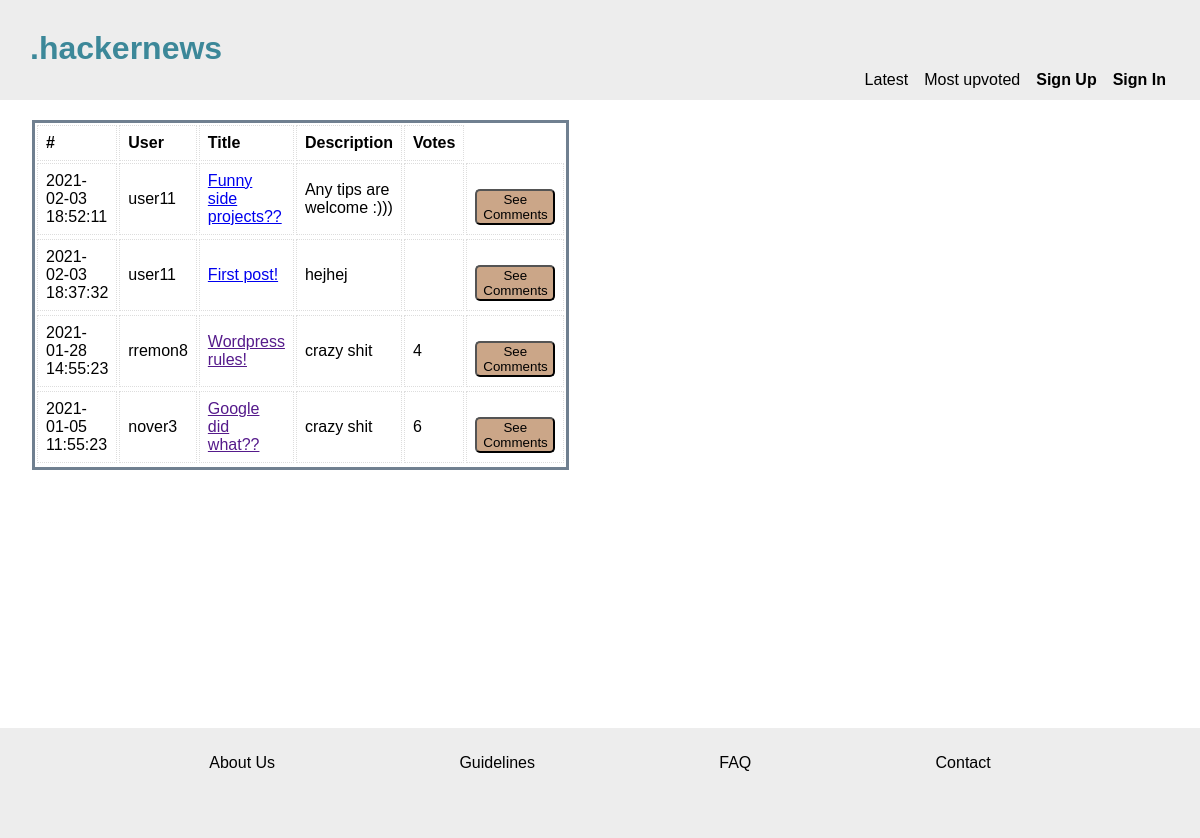
The page / on the database its author committed.
### tables this page shows
CREATE TABLE posts (
	id INTEGER PRIMARY KEY, 
	users_id INT NOT NULL, 
	author VARCHAR NOT NULL, 
	title VARCHAR, 
	description VARCHAR, 
	link VARCHAR, 
	upvotes INT, 
	published TIMESTAMP NOT NULL,  
	FOREIGN KEY (users_id) REFERENCES users( id), 
	FOREIGN KEY (author) REFERENCES users(username));

### app/functions.php (called while the page is built, shortened)
<?php
function getLatestPosts(PDO $pdo){
    $statement = $pdo->prepare('SELECT * FROM posts ORDER BY published DESC');
    $statement->execute();
    $posts = $statement->fetchAll(PDO::FETCH_ASSOC);
    return $posts;
}

### index.php (the view, shortened to what this page needs)
<?php
require __DIR__ . '/app/autoload.php';
require __DIR__ . '/views/header.php';
?>
<main class="boxXL">
    <table class="tablePosts">
        <?php if (isset($_GET['votes'])) {
            $posts = getTopPosts($pdo);
        } else {
            $posts = getLatestPosts($pdo);
        } ?>
        <tbody class="tbodyPost">
            <tr>
                <th>#</th>
                <th>User</th>
                <th>Title</th>
                <th>Description</th>
                <th>Votes</th>
            </tr>
            <?php foreach ($posts as $post) : ?>
                <tr>
                    <td><?php echo $post['published']; ?></td>
                    <td><?php echo $post['author']; ?></td>
                    <td><a href="<?php echo $post['link']; ?>"> <?php echo $post['title']; ?></a></td>
                    <td><?php echo $post['description']; ?></td>
                    <td><?php echo $post['upvotes']; ?></td>
                    <form action="/index.php" method="POST">
                        <td><button type="submit" name="show">See Comments</button></td>
                    </form>
                </tr>
        </tbody>
    <?php endforeach; ?>
    </table>
</main>
<?php require __DIR__ . '/views/footer.php'; ?>

### views/header.php (shortened to what this page needs)
<!DOCTYPE html>
<html lang="en">
<head>
    <link rel="stylesheet" href="/assets/css/global.css">
    <link rel="stylesheet" href="/assets/css/header.css">
    <link rel="stylesheet" href="/assets/css/index.css">
    <link rel="stylesheet" href="/assets/css/footer.css">
    <link rel="stylesheet" href="/assets/css/login.css">
    <link rel="stylesheet" href="/assets/css/profile.css">
</head>
<body>
    <header>
        <h1><a href="index.php" id="titleLink">.hackernews</a></h1>
        <nav>
            <a href="index.php?=latest">Latest</a>
            <a href="index.php?=votes">Most upvoted</a>
            <?php if (isset($_SESSION['user'])) : ?>
                <a href="createPost.php" class="bold">Create Post</a>
                <a href="profile.php" class="bold">My Profile</a>
                <a href="app/users/logout.php" class="bold">Log Out</a>
            <?php else : ?>
                <a href="login.php" class="bold">Sign Up</a>
                <a href="login.php" class="bold">Sign In</a>
            <?php endif; ?>
        </nav>
    </header>

### views/footer.php
<!DOCTYPE html>
<html lang="en">
<footer>
    <nav>
        <a href="xx">About Us</a>
        <a href="xx">Guidelines</a>
        <a href="xx">FAQ</a>
        <a href="xx">Contact</a>
    </nav>
</footer>
</body>
</html>

### assets/css/global.css (style rules this page uses)
* { box-sizing: border-box; margin: 0; font-family: Arial, Helvetica, sans-serif; }
body { height: auto; }
:root { --header-footer-bg: rgb(237, 237, 237); --main-bg: rgb(237, 237, 237); --signIn-Out-btn: rgb(203, 166, 136); --title-heading: rgb(60, 136, 153); }

### assets/css/header.css (style rules this page uses)
header { background-color: var(--header-footer-bg); text-align: left; font-family: 'Arial'; font-size: 1rem; padding: 30px; height: 100px; position: absolute; top: 0; width: 100%; z-index: 2; }
#titleLink { text-decoration: none; color: var(--title-heading); }
nav { display: flex; justify-content: flex-end; margin: 4px; }
header nav a { color: black; font-size: 1rem; text-decoration: none; margin-left: 1rem; }
.bold { font-weight: bold; }

### assets/css/index.css (style rules this page uses)
.boxXL { margin: 2rem; height: 72vh; z-index: 1; max-width: 1000px; margin-top: 120px; }
table { max-height: fit-content; width: 400px; border: slategray; border-style: solid; }
td, th { border: 1px dotted #dddddd; text-align: left; padding: 8px; }

### assets/css/footer.css (style rules this page uses)
footer { background-color: var(--header-footer-bg); text-align: center; font-family: 'Arial'; font-size: 1.2rem; padding: 15px; height: 9rem; position: static; bottom: 0; width: 100%; z-index: 0; }
footer nav { display: flex; flex-direction: column; justify-content: space-evenly; margin: 10px; line-height: 20px; }
nav a { color: black; font-size: 1rem; text-decoration: none; }
@media screen and (min-width: 700px) { footer { background-color: var(--header-footer-bg); text-align: center; font-family: 'Arial'; font-size: 1.5rem; padding: 15px; height: 110px; bottom: 0; width: 100%; } }
@media screen and (min-width: 700px) { footer nav { display: flex; flex-direction: row; justify-content: space-evenly; margin: 10px; } }

### assets/css/login.css (style rules this page uses)
form { display: flex; flex-direction: column; line-height: 1.5rem; }
button { border-radius: 5px; max-width: 80px; background-color: var(--signIn-Out-btn); margin-top: 1rem; }

### rows shown on the page
posts: published "2021-02-03 18:52:11", author "user11", title "Funny side projects??", description "Any tips are welcome :)))"
posts: published "2021-02-03 18:37:32", author "user11", title "First post!", description "hejhej"
posts: published "2021-01-28 14:55:23", author "rremon8", title "Wordpress rules!", description "crazy shit", upvotes "4"
posts: published "2021-01-05 11:55:23", author "nover3", title "Google did what??", description "crazy shit", upvotes "6"
